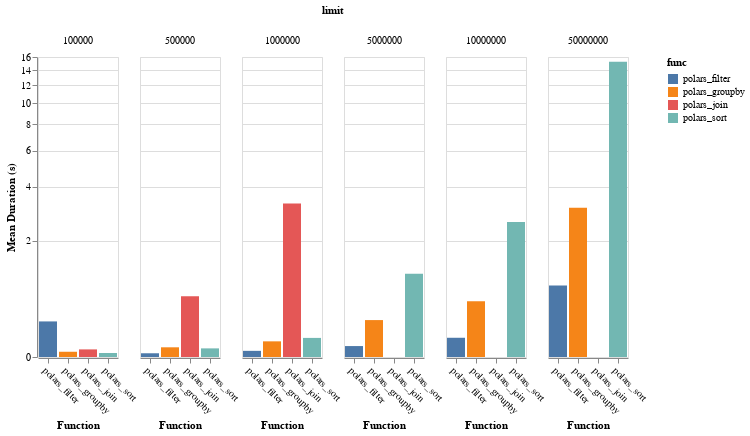

Notebook cell for this chart:
### Code cell
alt.Chart(df).mark_bar().encode(
    x=alt.X("func:N", title="Function", axis=alt.Axis(labelAngle=45)),
    y=alt.Y(
        "mean(duration):Q", title="Mean Duration (s)", scale=alt.Scale(type="symlog")
    ),
    color="func:N",
    column="limit:O",
)

### Figure 1 — Vega-Lite specification as saved in the notebook (floating-point values rounded to 4 significant figures; data arrays with more than 128 entries replaced by an {"elided": "..."} marker saying what was removed)
{"usermeta": {"embedOptions": {"theme": "carbong10"}}, "config": {"view": {"continuousWidth": 300, "continuousHeight": 300}}, "data": {"name": "data-f5e2bbb31fec187a0066ad9573b04a37"}, "mark": {"type": "bar"}, "encoding": {"color": {"field": "func", "type": "nominal"}, "column": {"field": "limit", "type": "ordinal"}, "x": {"axis": {"labelAngle": 45}, "field": "func", "title": "Function", "type": "nominal"}, "y": {"aggregate": "mean", "field": "duration", "scale": {"type": "symlog"}, "title": "Mean Duration (s)", "type": "quantitative"}}, "$schema": "https://vega.github.io/schema/vega-lite/v5.20.1.json", "datasets": {"data-f5e2bbb31fec187a0066ad9573b04a37": {"elided": "168 records"}}}
